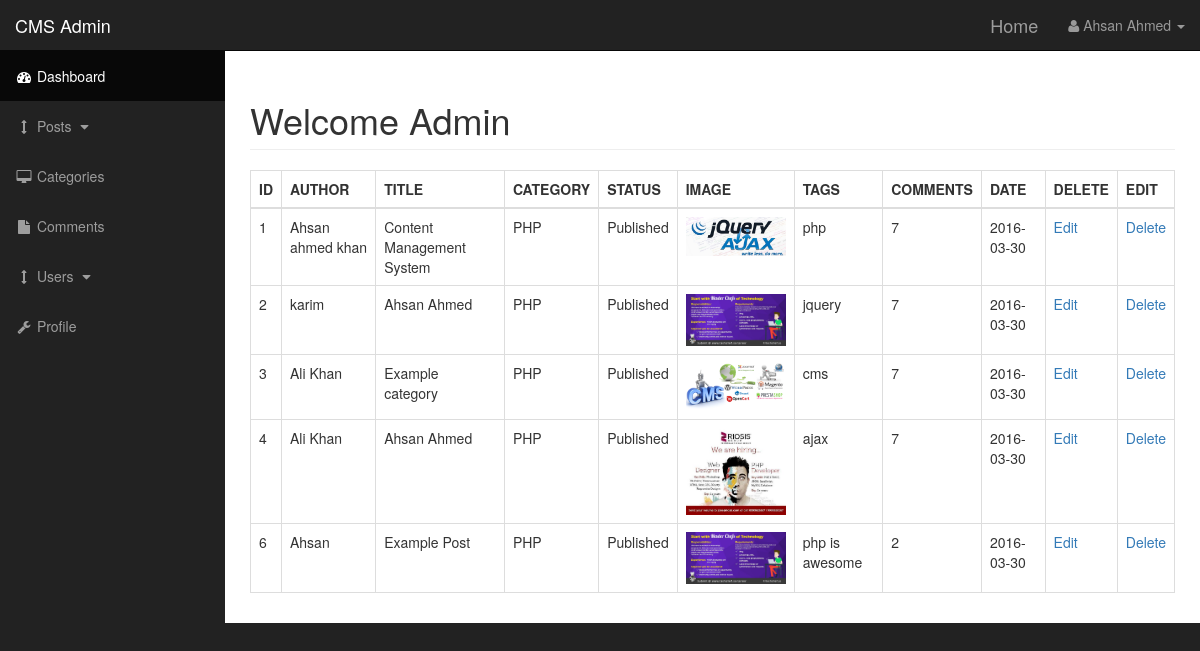
The page /admin/posts.php on the database its author committed.
### tables this page shows
CREATE TABLE IF NOT EXISTS `posts` (
  `post_id` int(3) NOT NULL,
  `post_category_id` int(3) NOT NULL,
  `post_title` varchar(250) NOT NULL,
  `post_author` varchar(250) NOT NULL,
  `post_date` date NOT NULL,
  `post_image` text NOT NULL,
  `post_content` text NOT NULL,
  `post_tags` varchar(250) NOT NULL,
  `post_comment_count` varchar(250) NOT NULL,
  `post_status` varchar(200) NOT NULL
);

CREATE TABLE IF NOT EXISTS `categories` (
  `cat_id` int(11) NOT NULL,
  `cat_title` varchar(200) NOT NULL
);

### admin/includes/view_all_posts.php (the view, shortened to what this page needs)
                        <table class="table table-bordered table-hover">
                            <thead>
                                <tr>
                                    <th>ID</th>
                                    <th>AUTHOR</th>
                                    <th>TITLE</th>
                                    <th>CATEGORY</th>
                                    <th>STATUS</th>
                                    <th>IMAGE</th>
                                    <th>TAGS</th>
                                    <th>COMMENTS</th>
                                    <th>DATE</th>
                                    <th>DELETE</th>
                                    <th>EDIT</th>
                                </tr>
                            </thead>
                            <tbody>
<?php
    $query = "select * from posts";
    $select_posts = mysqli_query($connection,$query);
    while ($row = mysqli_fetch_array($select_posts)) {
        $post_id = $row['post_id'];
        $post_author = $row['post_author'];
        $post_title = $row['post_title'];
        $post_category_id = $row['post_category_id'];
        $post_status = $row['post_status'];
        $post_image = $row['post_image'];
        $post_tags = $row['post_tags'];
        $post_comment_count = $row['post_comment_count'];
        $post_date = $row['post_date'];
echo "<tr>";
echo "<td>$post_id</td>";
echo "<td>$post_author</td>";
echo "<td>$post_title</td>";
$query = "select * from categories where cat_id = {$post_category_id}";
$update_query = mysqli_query($connection,$query);
while ($row = mysqli_fetch_array($update_query)) {
    $cat_title = $row['cat_title'];
echo "<td>{$cat_title}</td>";
}
echo "<td>$post_status</td>";
echo "<td><img width='100' src='../images/$post_image' </img></td>";
echo "<td>$post_tags</td>";
echo "<td>$post_comment_count</td>";
echo "<td>$post_date</td>";
echo "<td><a href='posts.php?source=edit_post&p_id={$post_id}'>Edit</a></td>";
echo "<td><a href='posts.php?delete={$post_id}'>Delete</a></td>";
echo "</tr>";
    }
 ?>
                            </tbody>
                        </table>

### admin/includes/admin_header.php (shortened to what this page needs)
<!DOCTYPE html>
<html lang="en">
<head>
    <link href="css/bootstrap.min.css" rel="stylesheet">
    <link href="css/sb-admin.css" rel="stylesheet">
    <link href="css/plugins/morris.css" rel="stylesheet">
    <link href="font-awesome/css/font-awesome.min.css" rel="stylesheet" type="text/css">
</head>
<body>

### admin/posts.php (shortened to what this page needs)
<?php include"includes/admin_header.php"; ?>
    <div id="wrapper">
        <?php include"includes/admin_navigation.php"; ?>
        <div id="page-wrapper">
            <div class="container-fluid">
                <div class="row">
                    <div class="col-lg-12">
                        <h1 class="page-header">
                            Welcome Admin
                        </h1>
<?php
    if (isset($_GET['source'])) {
        $source = $_GET['source'];
    }
    else{
        $source = '';
    }
switch ($source) {
    default:
    include "includes/view_all_posts.php";
        break;
}
 ?>
                </div>
                </div>
                                </div>
                            </div>
                        </div>
   <?php include"includes/admin_footer.php"; ?>

### admin/includes/admin_navigation.php (shortened to what this page needs)
<nav class="navbar navbar-inverse navbar-fixed-top" role="navigation">
            <div class="navbar-header">
                <a class="navbar-brand" href="index.php">CMS Admin</a>
            </div>
            <ul class="nav navbar-right top-nav">
                <li><a class="navbar-brand" href="../index.php">Home</a></li>
                <li class="dropdown">
                    <a href="#" class="dropdown-toggle" data-toggle="dropdown"><i class="fa fa-user"></i> Ahsan Ahmed <b class="caret"></b></a>
                </li>
            </ul>
            <div class="collapse navbar-collapse navbar-ex1-collapse">
                <ul class="nav navbar-nav side-nav">
                    <li class="active">
                        <a href="./index.php"><i class="fa fa-fw fa-dashboard"></i> Dashboard</a>
                    </li>
                    <li>
                        <a href="javascript:;" data-toggle="collapse" data-target="#post_dropdown"><i class="fa fa-fw fa-arrows-v"></i> Posts <i class="fa fa-fw fa-caret-down"></i></a>
                    </li>
                    <li>
                        <a href="./categories.php"><i class="fa fa-fw fa-desktop"></i> Categories</a>
                    </li>
                    <li>
                        <a href="./comment.php"><i class="fa fa-fw fa-file"></i> Comments</a>
                    </li>
                    <li>
                        <a href="javascript:;" data-toggle="collapse" data-target="#user_dropdown"><i class="fa fa-fw fa-arrows-v"></i> Users <i class="fa fa-fw fa-caret-down"></i></a>
                    </li>
                    <li>
                        <a href="bootstrap-grid.html"><i class="fa fa-fw fa-wrench"></i> Profile</a>
                    </li>
                </ul>
            </div>
        </nav>

### admin/includes/admin_footer.php (shortened to what this page needs)
</body>
</html>

### admin/css/sb-admin.css (style rules this page uses)
body { margin-top: 100px; background-color: #222; }
@media (min-width:768px) { body { margin-top: 50px; } }
#wrapper { padding-left: 0; }
#page-wrapper { width: 100%; padding: 0; background-color: #fff; }
@media (min-width:768px) { #wrapper { padding-left: 225px; } }
@media (min-width:768px) { #page-wrapper { padding: 10px; } }
.top-nav { padding: 0 15px; }
.top-nav>li { display: inline-block; float: left; }
.top-nav>li>a { padding-top: 15px; padding-bottom: 15px; line-height: 20px; color: #999; }
@media (min-width:768px) { .side-nav { position: fixed; top: 51px; left: 225px; width: 225px; margin-left: -225px; border: none; border-radius: 0; overflow-y: auto; background-color: #222; bottom: 0; overflow-x: hidden; padding-bottom: 40px; } }
@media (min-width:768px) { .side-nav>li>a { width: 225px; } }

### rows shown on the page
posts: post_id "1", post_author "Ahsan ahmed khan", post_title "Content Management System", post_status "Published", post_image (picture), post_tags "php", post_comment_count "7", post_date "2016-03-30"
categories: cat_title "PHP"
posts: post_id "2", post_author "karim", post_title "Ahsan Ahmed", post_status "Published", post_image (picture), post_tags "jquery", post_comment_count "7", post_date "2016-03-30"
posts: post_id "3", post_author "Ali Khan", post_title "Example category", post_status "Published", post_image (picture), post_tags "cms", post_comment_count "7", post_date "2016-03-30"
posts: post_id "4", post_author "Ali Khan", post_title "Ahsan Ahmed", post_status "Published", post_image (picture), post_tags "ajax", post_comment_count "7", post_date "2016-03-30"
posts: post_id "6", post_author "Ahsan", post_title "Example Post", post_status "Published", post_image (picture), post_tags "php is awesome", post_comment_count "2", post_date "2016-03-30"
